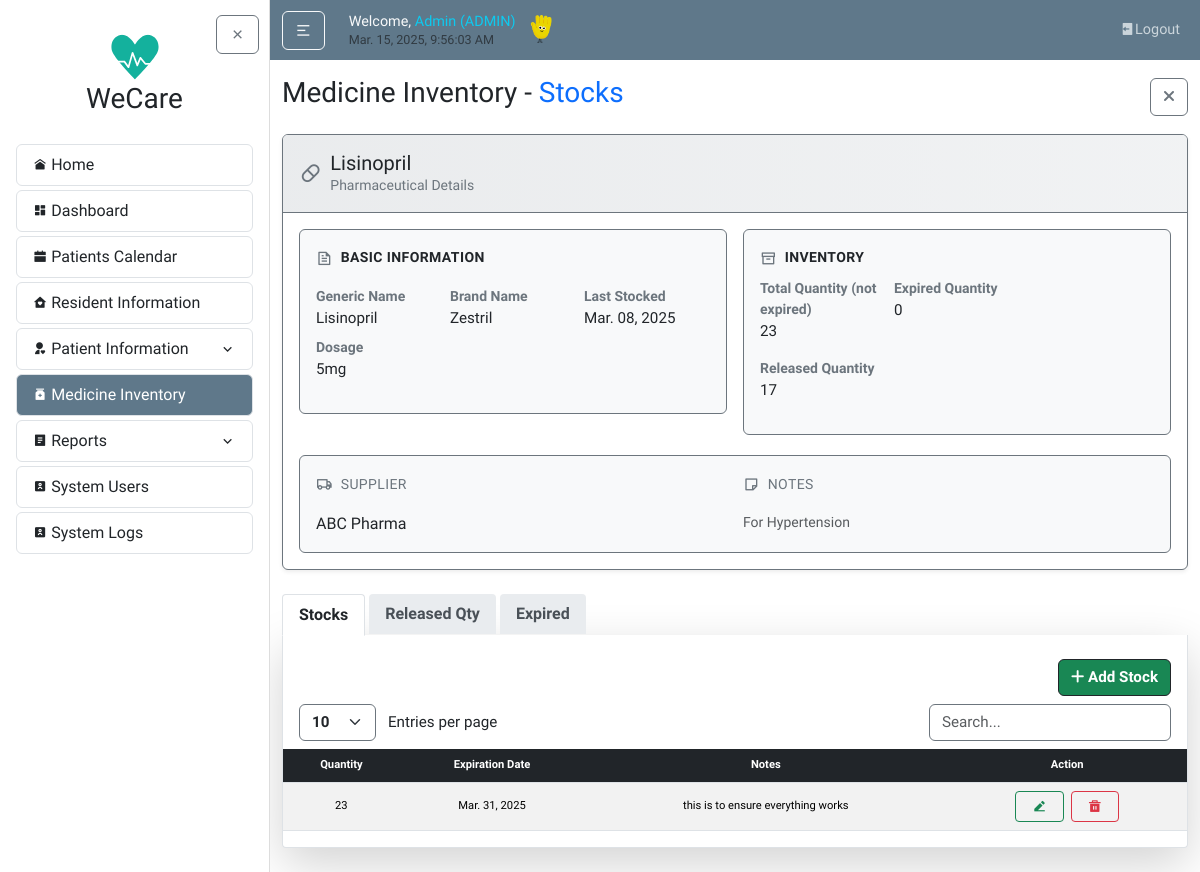
Page /medicines/7/ (signed in) on the earlier database version.
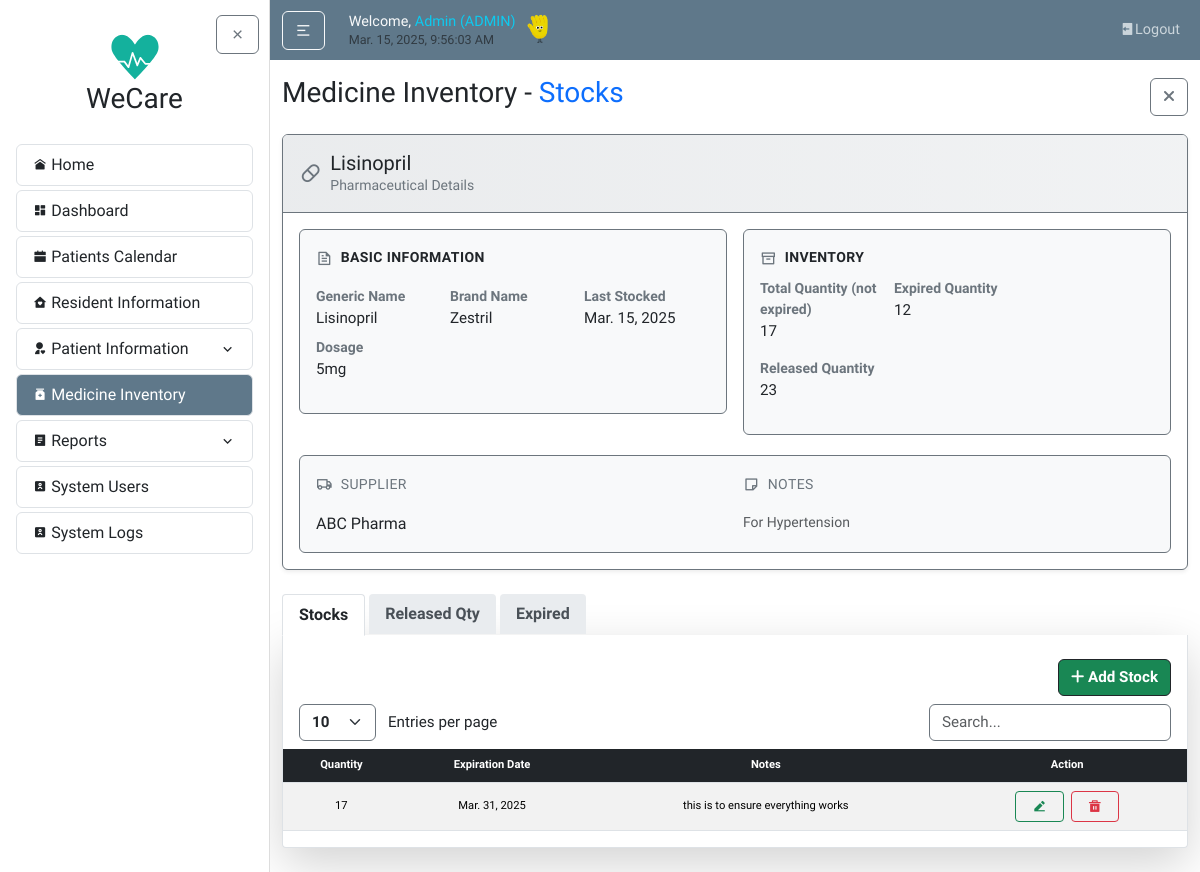
Same page on the later database version.
### medicineMonitoring/models.py (models this page shows, shortened)
class Medicine(models.Model):
    medicine_name = models.CharField(max_length=255)
    generic_name = models.CharField(max_length=255, blank=True, null=True)
    brand_name = models.CharField(max_length=255, blank=True, null=True)
    dosage = models.CharField(max_length=100, blank=True, null=True)
    total_quantity = models.PositiveIntegerField(default=0)
    supplier_name = models.CharField(max_length=255)
    date_last_stock = models.DateField(blank=True)
    notes = models.TextField(blank=True, null=True)
    @property
    def expired_quantity(self):
        today = date.today()
        expired_stocks = self.stocks.filter(expiration_date__lte=today)
        return sum(stock.quantity for stock in expired_stocks)

class MedicineStock(models.Model):
    medicine = models.ForeignKey(Medicine, on_delete=models.CASCADE, related_name="stocks")
    quantity = models.PositiveIntegerField(default=0)
    expiration_date = models.DateField()
    notes = models.TextField(blank=True, null=True)
    objects = MedicineStockManager()

### users/decorators.py (the view)
        def wrapper(request, *args, **kwargs):
            try:
                profile = request.user.userprofile
                if profile.userrole == 'ADMIN' or profile.userrole in allowed_roles:
                    return view_func(request, *args, **kwargs)
                else:
                    messages.warning(
                        request,
                        f"You don't have permission to access the {module_name} module."
                    )
                    return redirect('home')
            except UserProfile.DoesNotExist:
                messages.warning(
                    request,
                    f"Complete your profile to access the {module_name} module."
                )
                return redirect('home')

### medicineMonitoring/views.py (called while the page is built)
@login_required
@role_required(['ADMIN', 'BHW', 'DOCTOR'], 'Medicine details on the Medicine Record')
def medicine_detail(request, pk):
    medicine = get_object_or_404(Medicine, pk=pk)
    patient_medicine_tracking = MedicineTracking.objects.filter(medicine=medicine)
    releasedQty = patient_medicine_tracking.aggregate(total=Sum('quantity_used'))['total'] or 0
    today = date.today()
    valid_stocks = medicine.stocks.filter(expiration_date__gt=today)
    expired_stocks = medicine.stocks.filter(expiration_date__lte=today)
    context = {
        'medicine': medicine,
        'valid_stocks': valid_stocks,
        'expired_stocks': expired_stocks,
        'expired_count': expired_stocks.count(),
        'patient_medicine_tracking': patient_medicine_tracking,
        'releasedQty': releasedQty,
    }
    return render(request, 'medicineMonitoring/medicine_detail.html', context)

### medicineMonitoring/templates/medicineMonitoring/medicine_detail.html (shortened to what the changed rows need)
{% extends "home/layout.html" %}
{% load static %}
{% block body %}
  <div class="card info-card border-secondary shadow-sm">
    <div class="card-header bg-light border-secondary border-bottom py-3">
      <div class="d-flex align-items-center gap-2">
        <div>
          <h3 class="h5 mb-0 text-dark">{{ medicine.medicine_name }}</h3>
          <p class="text-secondary mb-0 small">Pharmaceutical Details</p>
        </div>
      </div>
    </div>
    <div class="card-body p-3">
      <div class="row g-3">
        <div class="col-md-6">
          <div class="info-box border border-secondary rounded p-3 mb-1">
            <dl class="row g-2">
              <div class="col-4">
                <dt class="text-secondary small">Generic Name</dt>
                <dd class="mb-0">{{ medicine.generic_name|default:"-" }}</dd>
              </div>
              <div class="col-4">
                <dt class="text-secondary small">Brand Name</dt>
                <dd class="mb-0">{{ medicine.brand_name|default:"-" }}</dd>
              </div>
              <div class="col-4">
                <dt class="text-secondary small">Last Stocked</dt>
                <dd class="mb-0">{{ medicine.date_last_stock|date:"M. d, Y"|default:"-" }}</dd>
              </div>
              <div class="col-4">
                <dt class="text-secondary small">Dosage</dt>
                <dd class="mb-0">{{ medicine.dosage|default:"-" }}</dd>
              </div>
            </dl>
          </div>
        </div>
        <div class="col-md-6">
          <div class="info-box border border-secondary rounded p-3 mb-1">
            <dl class="row g-2">
              <div class="col-4">
                <dt class="text-secondary small">Total Quantity (not expired)</dt>
                <dd class="mb-0">{{ medicine.total_quantity|default:"-" }}</dd>
              </div>
              <div class="col-4 mt-2">
                <dt class="text-secondary small">Expired Quantity</dt>
                <dd class="mb-0">{{ medicine.expired_quantity }}</dd>
              </div>
            </dl>
            <dl class="row g-2">
              <div class="col-4 mt-2">
                <dt class="text-secondary small">Released Quantity</dt>
                <dd class="mb-0">{{ releasedQty }}</dd>
              </div>
            </dl>
          </div>
        </div>
        <div class="col-12">
          <div class="info-box border border-secondary rounded p-3">
            <div class="row g-3">
              <div class="col-md-6">
                <div class="d-flex align-items-center gap-2 mb-3">
                  <i class="ri-truck-line text-secondary"></i>
                  <h4 class="text-uppercase small text-secondary mb-0">Supplier</h4>
                </div>
                <p class="mb-0">{{ medicine.supplier_name }}</p>
              </div>
              <div class="col-md-6">
                <div class="d-flex align-items-center gap-2 mb-3">
                  <i class="ri-sticky-note-line text-secondary"></i>
                  <h4 class="text-uppercase small text-secondary mb-0">Notes</h4>
                </div>
                <p class="mb-0 text-muted small">{{ medicine.notes|default:"No special notes" }}</p>
              </div>
            </div>
          </div>
        </div>
      </div>
    </div>
  </div>
  <article class="tab-content content-section shadow-lg p-0" id="stockTabsContent">
    <div class="tab-pane fade show active" id="stocks" role="tabpanel" aria-labelledby="stocks-tab">
      <div class="table-responsive mt-2">
        <table id="stocksDataTable" class="table table-striped projectTables">
          <thead class="table-dark">
            <tr>
              <th>Quantity</th>
              <th>Expiration Date</th>
              <th>Notes</th>
              {% if request.user.userprofile.userrole in "[ADMIN]" %}
                <th class="text-center">Action</th>
              {% endif %}
            </tr>
          </thead>
          <tbody>
            {% for stock in valid_stocks %}
            <tr>
              <td class="align-middle">{{ stock.quantity }}</td>
              <td class="align-middle">{{ stock.expiration_date|date:"M. d, Y" }}</td>
              <td class="align-middle">{{ stock.notes }}</td>
              {% if request.user.userprofile.userrole in "[ADMIN]" %}
                <td class="align-middle text-center">
                  <a href="{% url 'stock-update' stock.pk %}" class="btn btn-sm btn-outline-success me-1 px-3"><i class="ri-edit-2-fill"></i></a>
                  <button type="button" data-bs-toggle="modal" data-bs-target="#myModal" data-deleteData="{{ medicine.medicine_name }}" data-ID="{{ stock.pk }}" data-moduleName="Delete the stocks entry" class="btn btn-sm btn-outline-danger px-3"><i class="ri-delete-bin-5-fill"></i></button>
                </td>
              {% endif %}
            </tr>
            {% endfor %}
          </tbody>
        </table>
      </div>
    </div>
  </article>
{% endblock body %}

Differences in the rows shown:
changed Medicine "Lisinopril": date_last_stock "Mar. 08, 2025" → "Mar. 15, 2025"; total_quantity "23" → "17"; expired_quantity "0" → "12"
changed MedicineStock "this is to ensure everything works": quantity "23" → "17"
Other differences:
{{ releasedQty }}: "17" → "23"
